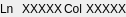
<?xml version="1.0" encoding="UTF-8"?>
<ui version="4.0">
 <class>EditorStatusWidget</class>
 <widget class="QWidget" name="EditorStatusWidget">
  <property name="geometry">
   <rect>
    <x>0</x>
    <y>0</y>
    <width>126</width>
    <height>17</height>
   </rect>
  </property>
  <property name="windowTitle">
   <string>Form</string>
  </property>
  <layout class="QHBoxLayout" name="horizontalLayout">
   <property name="spacing">
    <number>2</number>
   </property>
   <property name="leftMargin">
    <number>0</number>
   </property>
   <property name="topMargin">
    <number>0</number>
   </property>
   <property name="rightMargin">
    <number>0</number>
   </property>
   <property name="bottomMargin">
    <number>0</number>
   </property>
   <item>
    <widget class="QLabel" name="label">
     <property name="minimumSize">
      <size>
       <width>20</width>
       <height>0</height>
      </size>
     </property>
     <property name="maximumSize">
      <size>
       <width>20</width>
       <height>16777215</height>
      </size>
     </property>
     <property name="text">
      <string>Ln</string>
     </property>
    </widget>
   </item>
   <item>
    <widget class="QLabel" name="m_lineNoLbl">
     <property name="minimumSize">
      <size>
       <width>40</width>
       <height>0</height>
      </size>
     </property>
     <property name="maximumSize">
      <size>
       <width>40</width>
       <height>16777215</height>
      </size>
     </property>
     <property name="text">
      <string>XXXXX</string>
     </property>
    </widget>
   </item>
   <item>
    <widget class="QLabel" name="label_4">
     <property name="minimumSize">
      <size>
       <width>20</width>
       <height>0</height>
      </size>
     </property>
     <property name="maximumSize">
      <size>
       <width>20</width>
       <height>16777215</height>
      </size>
     </property>
     <property name="text">
      <string>Col  </string>
     </property>
    </widget>
   </item>
   <item>
    <widget class="QLabel" name="m_columNoLbl">
     <property name="minimumSize">
      <size>
       <width>40</width>
       <height>0</height>
      </size>
     </property>
     <property name="maximumSize">
      <size>
       <width>40</width>
       <height>16777215</height>
      </size>
     </property>
     <property name="text">
      <string>XXXXX</string>
     </property>
    </widget>
   </item>
  </layout>
 </widget>
 <resources/>
 <connections/>
</ui>
